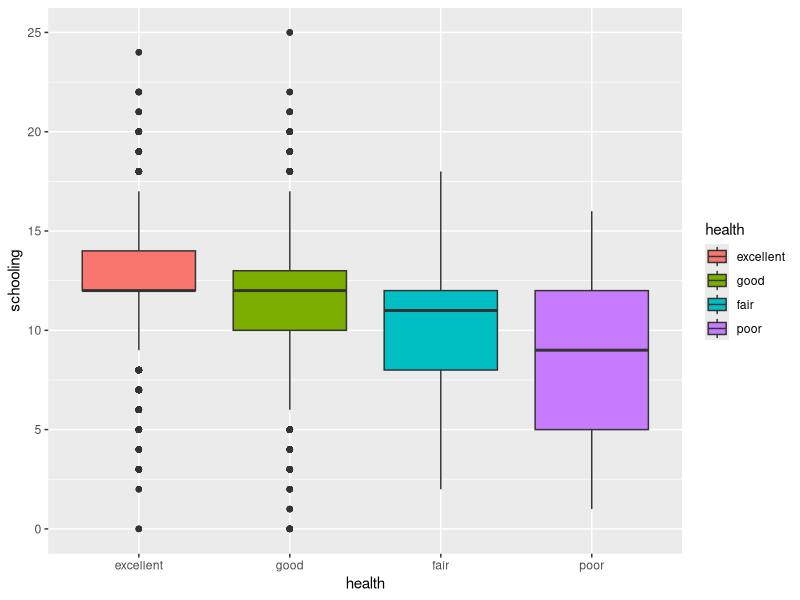
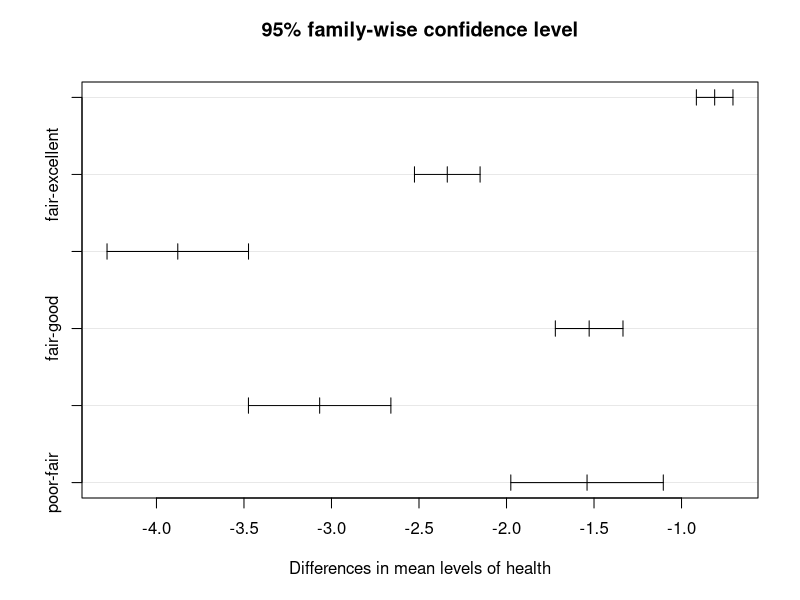

The R source for these figures, in order:
## ---- chunk 1
library(tidyverse)
## ---- chunk 2
data<-read.csv('DoctorContacts.csv')
View(data)
## ---- chunk 3
DoctorContacts <- data %>%
  rename(visits = mdu, log_coinsurance = lc, log_api = lpi,
         log_max_deductible = fmde, num_disease = ndisease,
         log_income = linc, log_fam_size = lfam, schooling= educdec)
## ---- chunk 4
DoctorContacts$insurance = exp(DoctorContacts$log_coinsurance)
DoctorContacts$payment = exp(DoctorContacts$log_api)
DoctorContacts$deductible = exp(DoctorContacts$log_max_deductible)
DoctorContacts$income = exp(DoctorContacts$log_income)
DoctorContacts$family = exp(DoctorContacts$log_fam_size)
View(DoctorContacts)
## ---- chunk 5
DoctorContacts$health <- factor(DoctorContacts$health, 
                                levels = c('excellent', 'good', 'fair', 'poor'))
ggplot(DoctorContacts, aes(x=health, y=schooling, fill=health)) + geom_boxplot()
## ---- chunk 6
anova <- aov(schooling~health, data=DoctorContacts)
summary(anova)
## ---- chunk 7
TukeyHSD(anova, conf.level = 0.95)
## ---- chunk 8
plot(TukeyHSD(anova))
